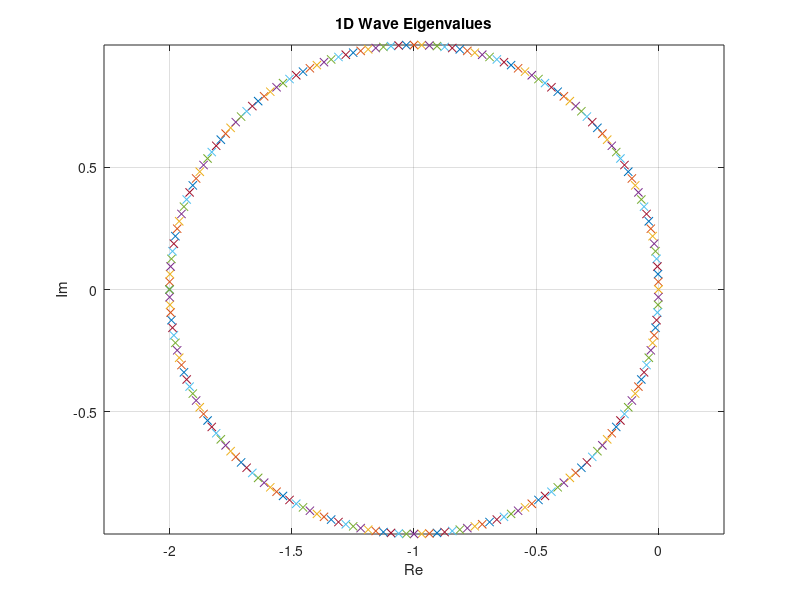
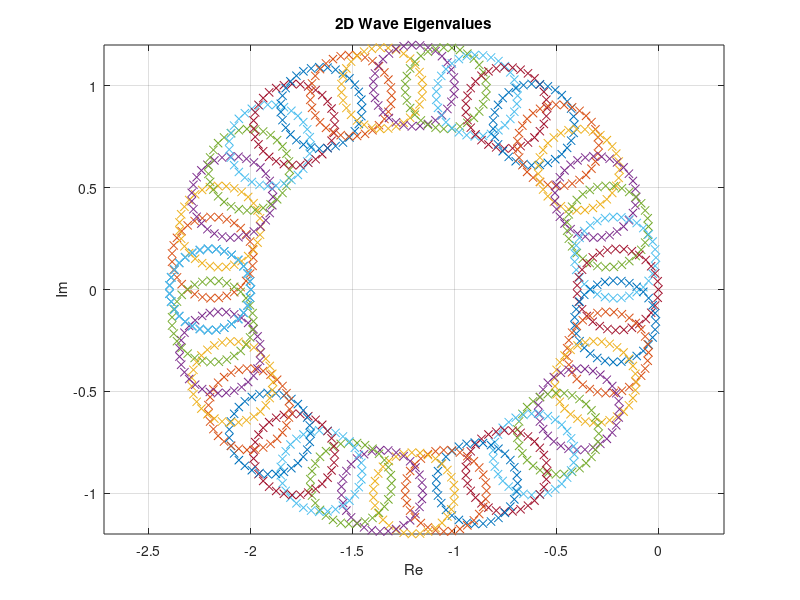

Here is the MATLAB script that generated these plots, in order: (Note: this script raises an error after producing the figures.)
clc
clear
close all


%%%%%%%%%%% 1D Wave Equation %%%%%%%%%%%%%%%
figure

a = 1.0;
dx = 1.0;
adis = 1.0;

for kdx=-pi:pi/100:pi
  ddx = 1i*sin(kdx)/dx;
  d2dx = -(2-2*cos(kdx))/dx^2;
  
  % du/dt = -(a du/dx -adis*|a|/2 d^2u/dx^2)
  rhs = -(a*ddx-adis*dx*abs(a)/2*d2dx);
%   rhs = -a/dx*( 1 - (cos(kdx)+1i*sin(kdx)) );
  
  E = eig(rhs);
  
  plot(real(E),imag(E),'x')
  hold on
end
title('1D Wave Eigenvalues')
grid on
xlabel('Re')
ylabel('Im')
axis equal








%% %%%%%%%%%%%%%%%%% 2D Wave Equation %%%%%%%%%%%%%%%%%%%
clc
clear
% close all

figure

ax = 1.0;
ay = 0.2;

dx = 1.0;
dy = 1.0;

y = 0:dy:30;
Ny = length(y);

adis = 1.0;

for kdx = 0-pi:pi/20:pi
  ddx = 1i*sin(kdx)/dx;
  d2dx = -(2-2*cos(kdx))/dx^2;
  
  % du/dt = -(ax du/dx -adis*|ax|/2 d^2u/dx^2 -(ay du/dy -adis*|ay|/2 d^2u/dy^2 )
  % (u_{j+1} - u_{j-1})/(2*dy) + adis|ay|/2 (u_{j+1}-2u_{j}+u_{j-1})/dy^2
  rhsp1 = -ay/(2*dy) + (adis*dy*abs(ay)/2)/dy^2;
  rhs = -(ax*ddx-adis*dx*abs(ax)/2*d2dx) - 2*(adis*dy*abs(ay)/2)/dy^2;
  rhsm1 = ay/(2*dy) + (adis*dy*abs(ay)/2)/dy^2;
  Mat = diag(rhs*ones(1,Ny)) + diag(rhsp1*ones(1,Ny-1),1) + diag(rhsm1*ones(1,Ny-1),-1);
  
  % Periodic BC's
  Mat(1,end) = rhsm1;
  Mat(end,1) = rhsp1;
  
  [V,E_mat] = eig(Mat);
  E_vec = diag(E_mat);
  
  plot(real(E_vec),imag(E_vec),'x')
  hold on
end
title('2D Wave Eigenvalues')
grid on
xlabel('Re')
ylabel('Im')
axis equal

% sort eigenvalues in descending order
[~, ind] = sort(real(E_vec),'descend');
E_mat = E_mat(ind, ind);
V = V(:, ind);

% for col = Ny:-1:1
% figure
% plot(real(V(1:end,col)))
% hold on
% plot(imag(V(1:end,col)))
% title('eigenvalue = ', num2str(E_mat(col,col)))
% end








%% %%%%%%%%%%%%%% 1D Euler Equations %%%%%%%%%%%%%%%%%%%%
clc
clear
close all

figure

dx = 2.0;
adis = 1.0;

syms w1 w2 w3 ws gamma real
F = [w2;
     w2^2/w1+(gamma-1)*(w3-1/2*w2^2/w1);
     w2/w1*(w3+(gamma-1)*(w3-1/2*w2^2/w1))];
J = jacobian(F,[w1,w2,w3]);
syms rho u c
A = subs(J,[w1,w2,w3],[rho,rho*u,rho*(c^2/(gamma*(gamma-1))+1/2*u^2)]);
A = simplify(A);
[V,E] = eig(A);

gamma = 1.4;
pu = 1.015e5; % Pa
Tu = 300; % K
Rbar = 8314; % j/(kmol K)
MW = 28.9;
R = Rbar/MW;
c = sqrt(gamma*R*Tu);
rho = pu/(R*Tu);
eu = R*Tu/(gamma-1);
u = 0.1*c;

A = double(subs(A));
V = double(subs(V));
E = double(subs(E));

absA = V*abs(E)*inv(V); %#ok<*MINV>

for kdx=-pi:pi/100:pi
    
  ddx = 1i*sin(kdx)/dx;
  d2dx = -(2-2*cos(kdx))/dx^2;

  % du/dt = -(a du/dx -adis*|a|/2 d^2u/dx^2)
  rhs = -(A*ddx-adis*dx*absA/2*d2dx);
  
  E = eig(rhs);
  
  plot(real(E),imag(E),'x')
  hold on
end
title('1D Euler Eigenvalues')
grid on
xlabel('Re')
ylabel('Im')
axis equal








%% %%%%%%%%%%%%%% 2D Euler Equations %%%%%%%%%%%%%%%%%%%%%%
% Conservative variable w = rho, rho u, rho v, rho E
clc
clear
close all

figure

syms w1 w2 w3 w4 positive;
syms gamma positive;
e = [w2;
     w2^2/w1+(gamma-1)*(w4-1/2*(w2^2+w3^2)/w1);
     w2*w3/w1;
     w2/w1*(w4+(gamma-1)*(w4-1/2*(w2^2+w3^2)/w1))];
f = [w3;
     w2*w3/w1;
     w3^2/w1+(gamma-1)*(w4-1/2*(w2^2+w3^2)/w1);
     w3/w1*(w4+(gamma-1)*(w4-1/2*(w2^2+w3^2)/w1))];
 
numVar = length(e);

Ae = jacobian(e,[w1,w2,w3,w4]);
Af = jacobian(f,[w1,w2,w3,w4]);
syms rho u v gamma c positive
Ae = subs(Ae,{w1,w2,w3,w4},{rho,rho*u,rho*v,rho*(c^2/(gamma*(gamma-1)) +1/2*(u^2+v^2))});
Af = subs(Af,{w1,w2,w3,w4},{rho,rho*u,rho*v,rho*(c^2/(gamma*(gamma-1)) +1/2*(u^2+v^2))});

[Ve,Ee] = eig(Ae);
[Vf,Ef] = eig(Af);

gamma = 1.4;
pu = 1.015e5; % Pa
Tu = 300; % K
Rbar = 8314; % j/(kmol K)
MW = 28.9;
R = Rbar/MW;
c = sqrt(gamma*R*Tu);
rho = pu/(R*Tu);
eu = R*Tu/(gamma-1);
u = 4*c;
v = -0.7*c;

Ae = double(subs(Ae));
Ve = double(subs(Ve));
Ee = double(subs(Ee));
Af = double(subs(Af));
Vf = double(subs(Vf));
Ef = double(subs(Ef));

absAe = Ve*abs(Ee)*inv(Ve);
absAf = Vf*abs(Ef)*inv(Vf);

dx = 1.0;
dy = 1.0;
y = 0:dy:30;
Ny = length(y);
adis = 1.0;

% for kdx = pi/30
for kdx = -pi:pi/30:pi

  ddx = 1i*sin(kdx)/dx;
  d2dx = -(2-2*cos(kdx))/dx^2;
  
  rhsp1 = -Af/(2*dy) + (adis*dy*absAf/2)/dy^2;
  rhs = -(Ae*ddx-adis*dx*absAe/2*d2dx) - 2*(adis*dy*absAf/2)/dy^2;
  rhsm1 = Af/(2*dy) + (adis*dy*absAf/2)/dy^2;
  
  Mat = full(blktridiag(rhs,rhsm1,rhsp1,Ny));
  
  % Periodic BC's
  Mat(1:numVar,end-numVar+1:end) = rhsm1;
  Mat(end-numVar+1:end,1:numVar) = rhsp1;
  
  E = eig(Mat);
  
  plot(real(E),imag(E),'x')
  hold on
end
title('2D Euler Eigenvalues')
grid on
xlabel('Re')
ylabel('Im')
axis equal
